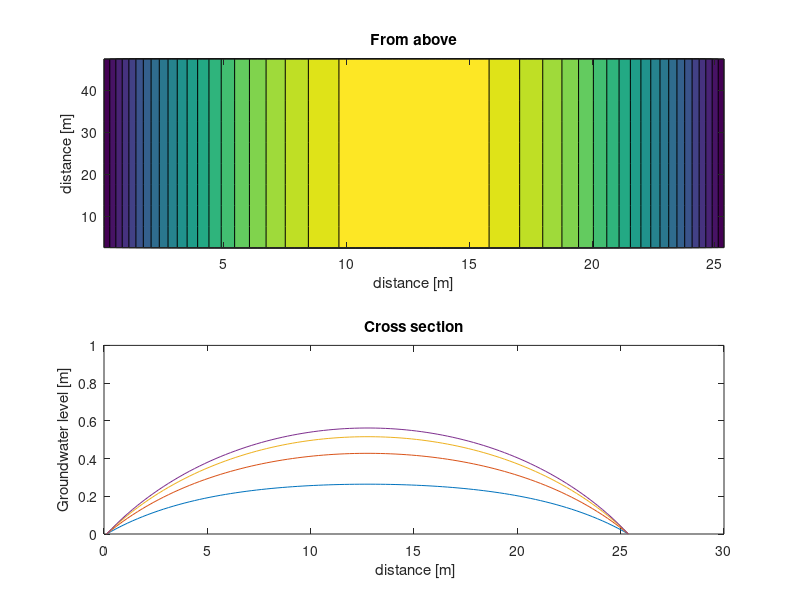
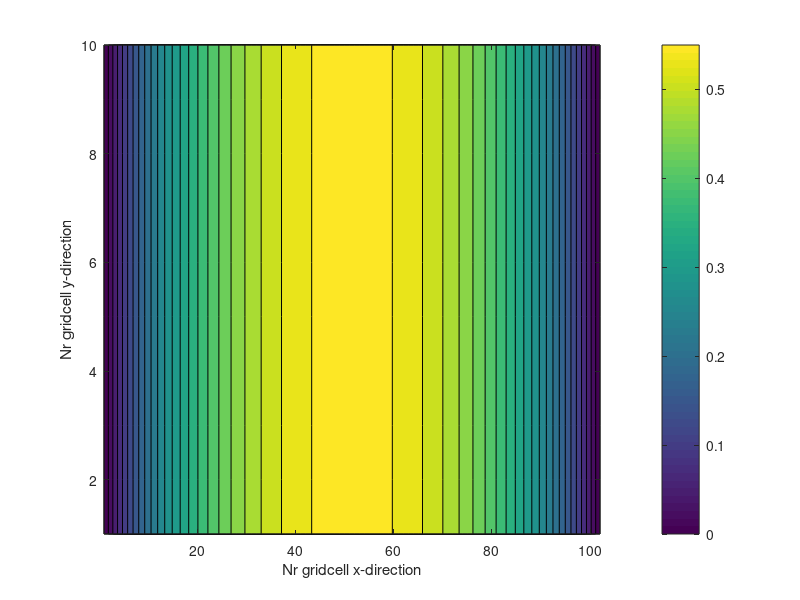

MATLAB code for these plots, in order:
% Hoogh_2018
% Groundwater Flow Module
% Based on Hooghoudt-situation
% Modelling and Simulating 2018
% Author: Willem Bouten (2015)

%%%%%%%%%%%%% INITIALISATION %%%%%%%%%%%%%%%%%%%%%%%%%%%%%

clear

% Control constants
PixX = 0.25; PixY = 5.0; 		% Pixel length in X and Y-direction 	[m]
nx = 102; ny = 10;  			% Number of Pixels in X and Y-direction [-]
StartTime = 0;					% Start Time for simulation 			[day]
EndTime = 40;			        % Time at which simulation Ends 		[day]
dt = 0.005; 					% calculation time step 				[day] 

% System constants
DEM(1:ny,1:nx) = 0.75;          % Digital Elevation Model 			    [m]
TSand = 1.75;					% Thickness Sandlayer beneath DEM       [m]
K = 1; 							% hydraulic Conductivity sand			[m/day]
PorVol = 0.35; 				    % Pore Volume sand						[-]
DEM_Clay = DEM-TSand;           % Digital Elevation Model Clay          [m]

% Initialisation and boundary conditions
Time = StartTime;				% Initialisation of Time				[day]
H(1:ny,1:nx) = 0;               % Initial hydraulic Head (H) value 		[m]
% H(1:ny,1) = 0;                 % height in left ditch           	    [m]
% H(1:ny,nx) = 0;                % height in right ditch                 [m]
FlowY(1,:) = 0; FlowY(ny+1,:) = 0;% no flow in/out in Y-direction       [m3/day]
PrecR(1:ny,1:nx) = 0.01;        % field of Precipitation Rate 	        [m/day]

% Auxillary constants
x = [1:nx]*PixX-PixX/2;         % x-grid                                [m]
y = [1:ny]*PixY-PixY/2;         % y-grid                                [m]

%%%%%%%%%%%% DYNAMIC LOOP %%%%%%%%%%%%%%%%%%%%%%%%%%

while Time <= EndTime

% Calc. Flow in x-dir: Flow = -KA * dH/dx; (KA = K * average height of watercolumn * PixY)
KAX = K * PixY * (H(:,1:nx-1)-DEM_Clay(:,1:nx-1) + H(:,2:nx)-DEM_Clay(:,2:nx))/2;     %	[m3/dag]
FlowX(:,2:nx) = -1 * KAX .* (H(:,2:nx)-H(:,1:nx-1)) / PixX;                           %	[m3/day]
 
% Calc. Flow in y-dir: Flow = -KA * dH/dy; (KA = K * average height of watercolumn * PixX)
KAY = K * (0.5*(H(1:ny-1,:)-DEM_Clay(1:ny-1,:) + H(2:ny,:)-DEM_Clay(2:ny,:))) * PixX;   %	[m3/dag]
FlowY(2:ny,1:nx) = -1 * KAY .* (H(2:ny,:)-H(1:(ny-1),:)) / PixY;                        %	[m3/day]

% Calculate precipitation rate in Volume per gridcell;
PrecRVol = PrecR * PixX * PixY;                                                         % 	[m3/day]

% Calculate new H values by forward integration
NetFlow(1:ny,2:nx-1) = FlowX(1:ny,2:nx-1) - FlowX(1:ny,3:nx) + ...
                             FlowY(1:ny,2:nx-1) - FlowY(2:ny+1,2:nx-1);                 %	[m3/day]
H(1:ny,2:nx-1) = H(1:ny,2:nx-1) + ...
                       (PrecRVol(1:ny,2:nx-1)+ NetFlow(1:ny,2:nx-1))* dt/ ...
					   (PorVol*PixX*PixY);                                              %	[m]
Time = Time + dt;
if mod(Time,10)< dt,				% plot every 10 days
   subplot(2,1,1); contourf(x,y,H,20); 
   title('From above'); xlabel('distance [m]'); ylabel('distance [m]');
   subplot(2,1,2); plot(x,H(2,:)); ylim([0 1]); hold on 
   title('Cross section'); 
   xlabel(' distance [m]'); ylabel('Groundwater level [m]');
   drawnow
end;

end %while Time <= EndTime
%%%%%%%%%%%% END DYNAMIC LOOP %%%%%%%%%%%%%%%%%%%%%%%%%%%

figure
contourf(H,[0:0.025:1]); colorbar; xlabel('Nr gridcell x-direction'); ylabel('Nr gridcell y-direction')